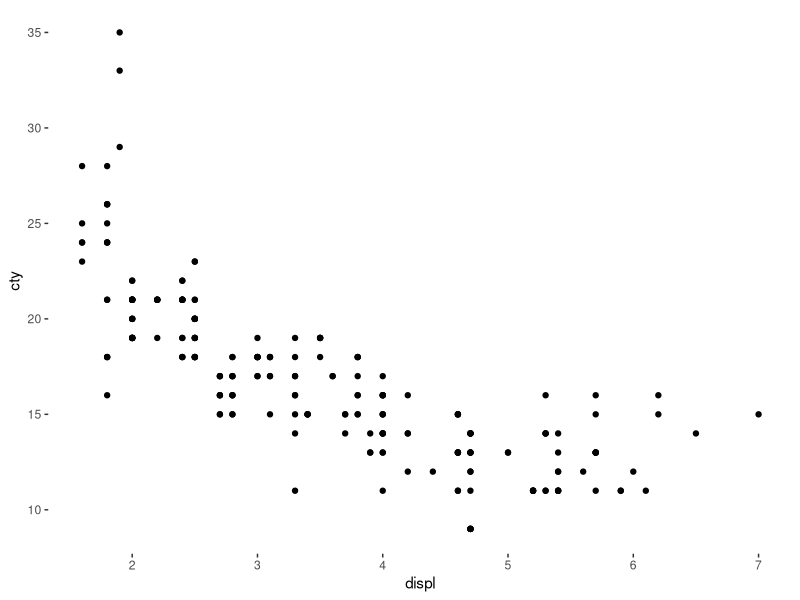
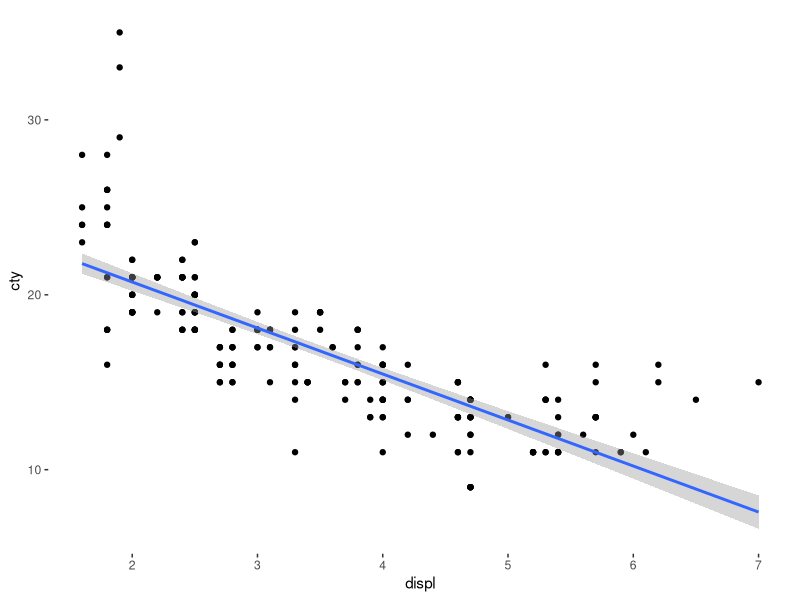

The R source for these figures, in order:
## ---- chunk 1

#---------- RSTUDIO STARTER V 2.0  --------------#
#                    -Prepared with care by  AM ;D
                
                                                                          
knitr::opts_chunk$set(echo = TRUE, 
                      message = FALSE, 
                      warning = FALSE)      
library(tidyverse)                
library(ggthemes)                    

theme_set(theme_tufte() +                                     
  theme(text=element_text(family="sans")))  

#------------------------------------------------#
## ---- chunk 2


mpg %>% ggplot(aes(x=displ, y=cty))+geom_point()


## ---- chunk 3
cor(mpg$displ, mpg$cty)
## ---- chunk 4

mpg %>% ggplot(aes(displ, cty))+
  geom_point()+
  geom_smooth(method = "lm")

## ---- chunk 5
#make a "linear model"

#think:  y is a function of x
#in R, write:  y ~ x
# the ~ means "is a function of"

# for us, y = mpg$cty,  x=mpg$displ

lm( mpg$cty ~ mpg$displ)


## ---- chunk 6
mpgModel <- lm(mpg$cty~mpg$displ)

mpgModel$coefficients

## ---- chunk 7
summary(mpgModel)
## ---- chunk 8
sqrt(.6376)
